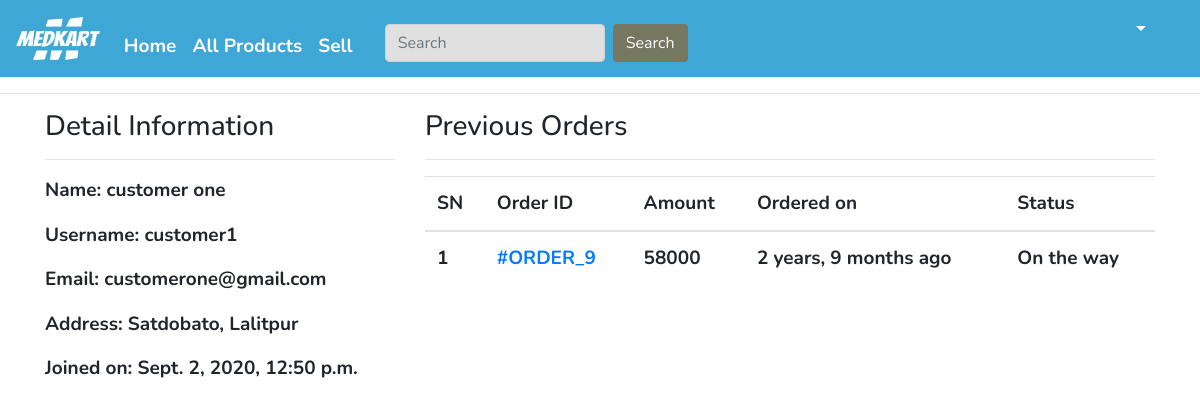
Page /profile/ (signed in) on the committed database.
### ecomapp/models.py (models this page shows, shortened)
class Customer(models.Model):
    user = models.OneToOneField(User, on_delete=models.CASCADE)
    full_name = models.CharField(max_length=200)
    address = models.CharField(max_length=200, null=True, blank=True)
    joined_on = models.DateTimeField(auto_now_add=True)

class Order(models.Model):
    cart = models.OneToOneField(Cart, on_delete=models.CASCADE)
    ordered_by = models.CharField(max_length=200)
    shipping_address = models.CharField(max_length=200)
    mobile = models.CharField(max_length=10)
    email = models.EmailField(null=True, blank=True)
    subtotal = models.PositiveIntegerField()
    discount = models.PositiveIntegerField()
    total = models.PositiveIntegerField()
    order_status = models.CharField(max_length=50, choices=ORDER_STATUS)
    created_at = models.DateTimeField(auto_now_add=True)
    payment_method = models.CharField(
        max_length=20, choices=METHOD, default="Cash On Delivery")
    payment_completed = models.BooleanField(
        default=False, null=True, blank=True)

### ecomapp/views.py (the view)
# urls.py: path("profile/", CustomerProfileView.as_view(), name="customerprofile"),
class CustomerProfileView(TemplateView):
    template_name = "customerprofile.html"
    def dispatch(self, request, *args, **kwargs):
        if request.user.is_authenticated and Customer.objects.filter(user=request.user).exists():
            pass
        else:
            return redirect("/login/?next=/profile/")
        return super().dispatch(request, *args, **kwargs)
    def get_context_data(self, **kwargs):
        context = super().get_context_data(**kwargs)
        customer = self.request.user.customer
        context['customer'] = customer
        orders = Order.objects.filter(cart__customer=customer).order_by("-id")
        context["orders"] = orders
        return context

### templates/customerprofile.html (shortened to what this page needs)
{% extends 'base.html' %}
{% block content %}
<div class="container">
    <div class="row">
        <div class="col-md-4">
            <h3>Detail Information</h3><hr>
            <p><span class="font-weight-bold">Name: </span> {{customer.full_name}}</p>
            <p><span class="font-weight-bold">Username: </span> {{customer.user.username}}</p>
            <p><span class="font-weight-bold">Email: </span> {{customer.user.email}}</p>
            <p><span class="font-weight-bold">Address: </span> {{customer.address}}</p>
            <p><span class="font-weight-bold">Joined on: </span> {{customer.joined_on}}</p>
        </div>
        <div class="col-md-8">
            <h3>Previous Orders</h3>
            <hr>
            <table class="table">
                <thead>
                    <tr>
                        <th>SN</th>
                        <th>Order ID</th>
                        <th>Amount</th>
                        <th>Ordered on</th>
                        <th>Status</th>
                    </tr>
                </thead>
                <tbody>
                    {% for ord in orders %}
                    <tr>
                        <td>{{forloop.counter}}</td>
                        <td><a href="{% url 'ecomapp:customerorderdetail' ord.pk %}"> #ORDER_{{ord.id}}</a></td>
                        <td>{{ord.total}}</td>
                        <td>{{ord.created_at|timesince}} ago</td>
                        <td>{{ord.order_status}}</td>
                    </tr>
                    {% endfor %}
                </tbody>
            </table>
        </div>
    </div>
</div>
{% endblock %}

### templates/base.html (style rules this page uses)
body { font-family: 'Nunito', sans-serif; font-weight: bold; font-size: 19px; }

### rows in the picture
Customer: full_name "customer one", user.username "customer1", user.email "customerone@gmail.com", address "Satdobato, Lalitpur", joined_on "Sept. 2, 2020, 12:50 p.m."
Order: id "9", total "58000", created_at "2 years, 9 months", order_status "On the way"
